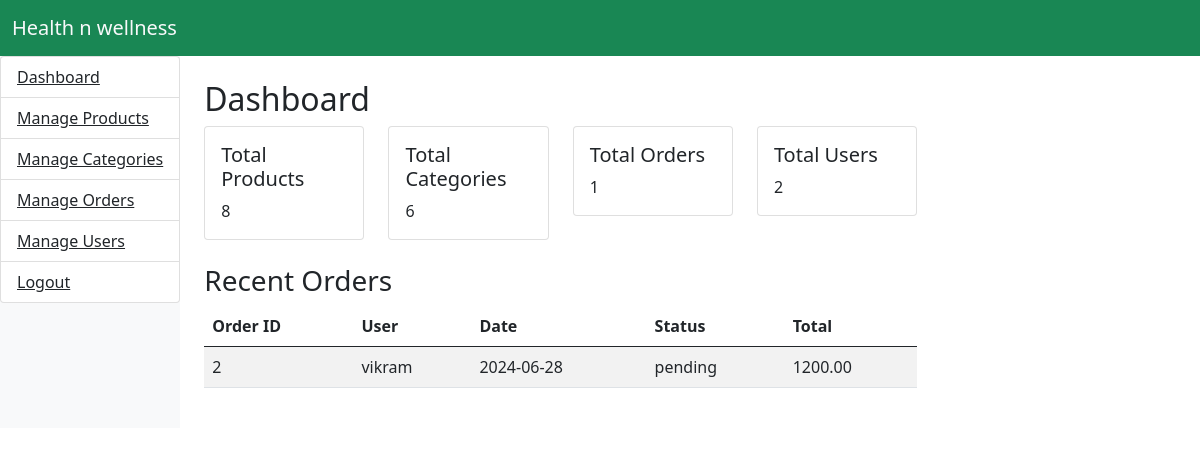
The app's page /index.php (signed in) with its own data.
### tables this page shows
CREATE TABLE `orders` (
  `id` int(11) NOT NULL,
  `user_id` int(11) NOT NULL,
  `total` decimal(10,2) NOT NULL,
  `address` int(11) NOT NULL,
  `payment_method` varchar(255) NOT NULL,
  `payment_status` varchar(30) NOT NULL,
  `status` varchar(50) NOT NULL,
  `created_at` date NOT NULL DEFAULT current_timestamp()
);

CREATE TABLE `users` (
  `id` int(11) NOT NULL,
  `name` varchar(255) NOT NULL,
  `email` varchar(255) NOT NULL,
  `password` varchar(255) NOT NULL,
  `phone` varchar(20) DEFAULT NULL,
  `address_1` int(11) DEFAULT NULL,
  `address_2` int(11) DEFAULT NULL,
  `address_3` int(11) DEFAULT NULL,
  `created_at` timestamp NOT NULL DEFAULT current_timestamp()
);

### index.php (the view, shortened to what this page needs)
<?php
include './includes/config.php';
?>
<!DOCTYPE html>
<html lang="en">
<head>
</head>
<body>
    <nav class="navbar navbar-expand-lg navbar-light bg-success">
        <div class="container-fluid">
            <a class="navbar-brand text-light" href="../index.php">Health n wellness</a>
        </div>
    </nav>
    <div class="d-flex">
        <?php include './includes/navbar.php'; ?>
        <div class="content p-4">
            <h2>Dashboard</h2>
            <div class="row">
                <?php
                $sql = "SELECT * from products";
                $res = $conn->query($sql);
                $num = $res->num_rows;
                ?>
                <div class="col-md-3">
                    <div class="card">
                        <div class="card-body">
                            <h5 class="card-title">Total Products</h5>
                            <p class="card-text" id="total-products"><?php echo $num; ?></p>
                        </div>
                    </div>
                </div>
                <?php
                $sql = "SELECT * from categories";
                $res = $conn->query($sql);
                $num = $res->num_rows;
                ?>
                <div class="col-md-3">
                    <div class="card">
                        <div class="card-body">
                            <h5 class="card-title">Total Categories</h5>
                            <p class="card-text" id="total-categories"><?php echo $num; ?></p>
                        </div>
                    </div>
                </div>
                <?php
                $sql = "SELECT * from orders";
                $res = $conn->query($sql);
                $num = $res->num_rows;
                ?>
                <div class="col-md-3">
                    <div class="card">
                        <div class="card-body">
                            <h5 class="card-title">Total Orders</h5>
                            <p class="card-text" id="total-orders"><?php echo $num; ?></p>
                        </div>
                    </div>
                </div>
                <?php
                $sql = "SELECT * from users";
                $res = $conn->query($sql);
                $num = $res->num_rows;
                ?>
                <div class="col-md-3">
                    <div class="card">
                        <div class="card-body">
                            <h5 class="card-title">Total Users</h5>
                            <p class="card-text" id="total-users"><?php echo $num; ?></p>
                        </div>
                    </div>
                </div>
            </div>
            <div class="row mt-4">
                <div class="col-md-12">
                    <h3>Recent Orders</h3>
                    <table class="table table-striped">
                        <thead>
                            <tr>
                                <th>Order ID</th>
                                <th>User</th>
                                <th>Date</th>
                                <th>Status</th>
                                <th>Total</th>
                            </tr>
                        </thead>
                        <tbody id="recent-orders">
                            <?php
                            $sql = "SELECT o.*, u.name from orders o join users u on o.user_id = u.id ORDER BY created_at DESC LIMIT 4";
                            $res = $conn->query($sql);
                            if ($res) :
                                while ($data = $res->fetch_assoc()) :
                            ?>
                                    <tr>
                                        <td><?php echo $data['id']; ?></td>
                                        <td><?php echo $data['name']; ?></td>
                                        <td><?php echo $data['created_at']; ?></td>
                                        <td><?php echo $data['status']; ?></td>
                                        <td><?php echo $data['total']; ?></td>
                                    </tr>
                            <?php
                                endwhile;
                            endif;
                            ?>
                        </tbody>
                    </table>
                </div>
            </div>
        </div>
    </div>
    <?php include './includes/bundle.php'; ?>
</body>
</html>

### records on screen
orders: id "2", user.name "vikram", created_at "2024-06-28", status "pending", total "1200.00"

### other values on screen
$num "8"
$num "6"
$num "1"
$num "2"
